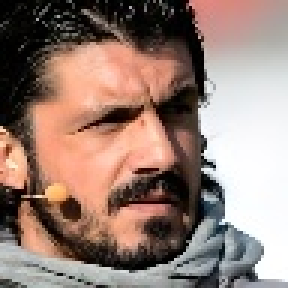
#> input picture dataset/train/angry/image0002706.jpg, 96 x 96 px, found by its file name (shown 3 times larger); its folder holds only this picture in this run
$ python dataCleaningAll.py
#> lines starting #> are read from the running program, lines starting #| are printed output that depends on the picture
import os
import cv2
import numpy as np
import random

# Define the input and output directories
input_base_directory = 'dataset/train/'
output_base_directory = 'datacleaning/final/'

# Define the target dimensions for resizing
target_width = 90
target_height = 90

# Define the range of rotation angles in degrees
min_rotation = -10
max_rotation = 10

# Define the range of brightness adjustments
min_brightness = 0.7  # Darken
max_brightness = 1  # Brighten

# Define the range for minor cropping
min_crop_percentage = 0.9
max_crop_percentage = 1.0

# Loop through subdirectories in the base input directory
for subdirectory in os.listdir(input_base_directory):
    input_directory = os.path.join(input_base_directory, subdirectory)
    output_directory = os.path.join(output_base_directory, subdirectory)

    # Ensure the output directory exists
    os.makedirs(output_directory, exist_ok=True)

    # Loop through the images in the input directory
    for filename in os.listdir(input_directory):
        input_path = os.path.join(input_directory, filename)
        output_path = os.path.join(output_directory, filename)

        # Load the image
        image = cv2.imread(input_path)
#> image is the input picture: shape (96, 96, 3); mean B, G, R 117.2, 127, 150.7

        if image is not None:
            # Resize the image to the target dimensions
            image = cv2.resize(image, (target_width, target_height))
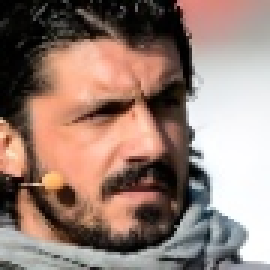
#> image: shape (90, 90, 3) (shown 3 times larger); mean B, G, R 117.1, 126.9, 150.6

            # Apply slight rotation
            rotation_angle = random.uniform(min_rotation, max_rotation)
            rotation_matrix = cv2.getRotationMatrix2D((target_width / 2, target_height / 2), rotation_angle, 1)
            image = cv2.warpAffine(image, rotation_matrix, (target_width, target_height))
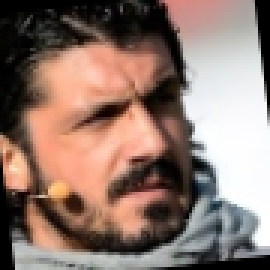
#> image: shape (90, 90, 3) (shown 3 times larger); mean B, G, R 110.2, 119.9, 143

            # Apply brightness adjustment
            brightness_factor = random.uniform(min_brightness, max_brightness)
            image = cv2.convertScaleAbs(image, alpha=brightness_factor, beta=0)

            # Apply minor cropping
            crop_percentage = random.uniform(min_crop_percentage, max_crop_percentage)
            crop_size = (int(target_width * crop_percentage), int(target_height * crop_percentage))
            image = image[(target_height - crop_size[1]) // 2:(target_height + crop_size[1]) // 2,
                    (target_width - crop_size[0]) // 2:(target_width + crop_size[0]) // 2]
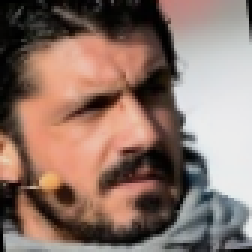
#> image: shape (84, 84, 3) (shown 3 times larger); mean B, G, R 106, 116, 139.7

            # Save the processed image to the output directory
            cv2.imwrite(output_path, image)
#> pass 2 of the loop `for subdirectory in os.listdir(input_base_directory):`:
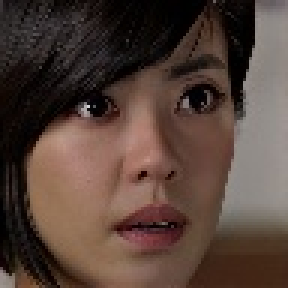
#> input picture dataset/train/focused/image0022409.jpg, 96 x 96 px, found by its file name (shown 3 times larger)
#> image is the input picture: shape (96, 96, 3); mean B, G, R 57.4, 66, 85.2
#> `image = cv2.convertScaleAbs(image, alpha=brightness_factor, beta=0)`:
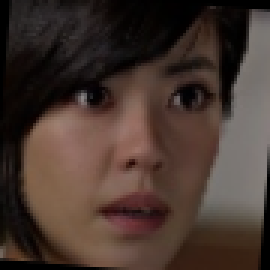
#> image: shape (90, 90, 3) (shown 3 times larger); mean B, G, R 47.2, 54.3, 70.3
#> `image = image[(target_height - crop_size[1]) // 2:(target_height + cro..`:
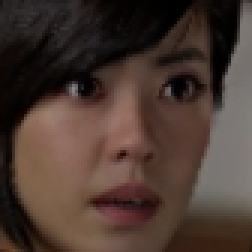
#> image: shape (84, 84, 3) (shown 3 times larger); mean B, G, R 49.5, 57.2, 74.5

# You can add any additional processing steps as needed
